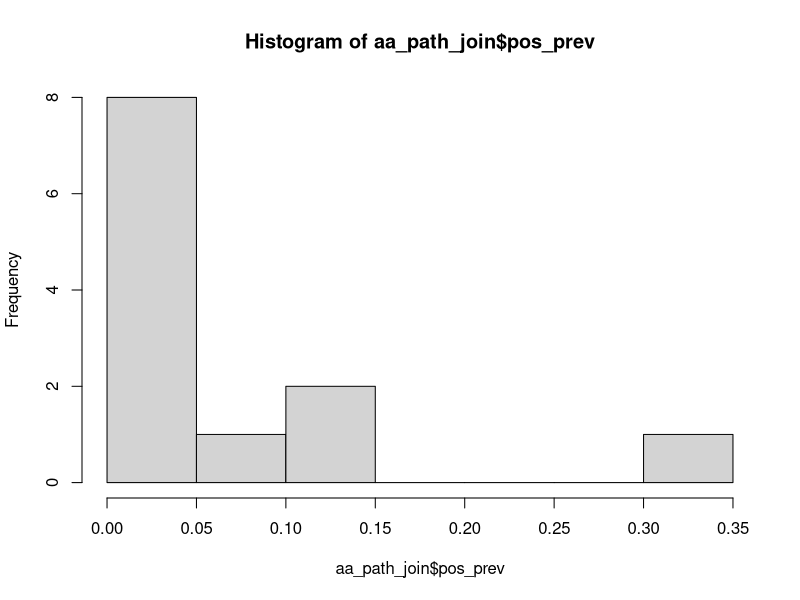

Source code (R): (Note: this script raises an error after producing the figure.)
## ---- chunk 1
library(tidyverse)
library(ggplot2)

#library(car)
#library(MASS)
#library(stargazer)
#library(effects)
## ---- chunk 2
ticks <- read.csv("AlachuaTicksAllSites.csv")
str(ticks)
## ---- chunk 3
pathogen <- read.csv("AlCo_Pathogens.csv")
str(pathogen)
## ---- chunk 4
#data <- ticks %>%
#  dplyr::left_join(pathogen, by = c("gDNA_Sample", "Collection_Sample"))

data <- ticks %>%
  dplyr::left_join(pathogen, by = c("Collection_Sample"))

data
## ---- chunk 5
data %>%
  filter(Babesia_sp == 1)

#data %>%
#  filter(Borrelia_lonestari == 1)
## ---- chunk 6
data %>%
  dplyr::select(-c(Visit, Tick_No_Tube)) %>%
  group_by(Species) %>%
  summarise(across(where(is.integer), sum, na.rm = TRUE))
## ---- chunk 7
aa <- data %>%
  filter(Species == "AA")
head(aa)
## ---- chunk 8
aa_path <- aa %>%
  group_by(Site_ID) %>%
  summarize(abundance = n(),
            tested = sum(!is.na(gDNA_Sample.y)),
            BACO = sum(Babesia_sp_Coco),
            BACO_prev = BACO/tested,
            BOLO = sum(Borrelia_lonestari),
            BOLO_prev = BOLO/tested,
            EH = sum(Ehrlichia_chaffeensis,Ehrlichia_ewingii,Ehrlichia_sp_PanolaMountain),
            EH_prev = EH/tested,
            THCE = sum(Theileria_cervi),
            THCE_prev = THCE/tested,
            pos = sum(BACO, BOLO, EH, THCE),
            pos_prev = pos/tested)
## ---- chunk 9
covar <- read.csv("AlCo_SitesCovariates.csv")  ## 18 sites 
head(covar)
## ---- chunk 10
aa_path_join <- aa_path %>%
  left_join(covar, by = "Site_ID")

head(aa_path_join)
## ---- chunk 11
hist(aa_path_join$pos_prev)
## ---- chunk 12
mod1 <- glm(pos_prev ~ Forested_Manicured, data = aa_path_join, family = "poisson")
summary(mod1)

boxplot(aa_path_join$pos_prev ~ aa_path_join$Forested_Manicured)
plot(aa_path_join$pos_prev ~ aa_path_join$PC1)

ggplot(data = aa_path_join, aes(x = PC1 , y = pos_prev)) + 
  geom_point(aes(col = Forested_Manicured))
